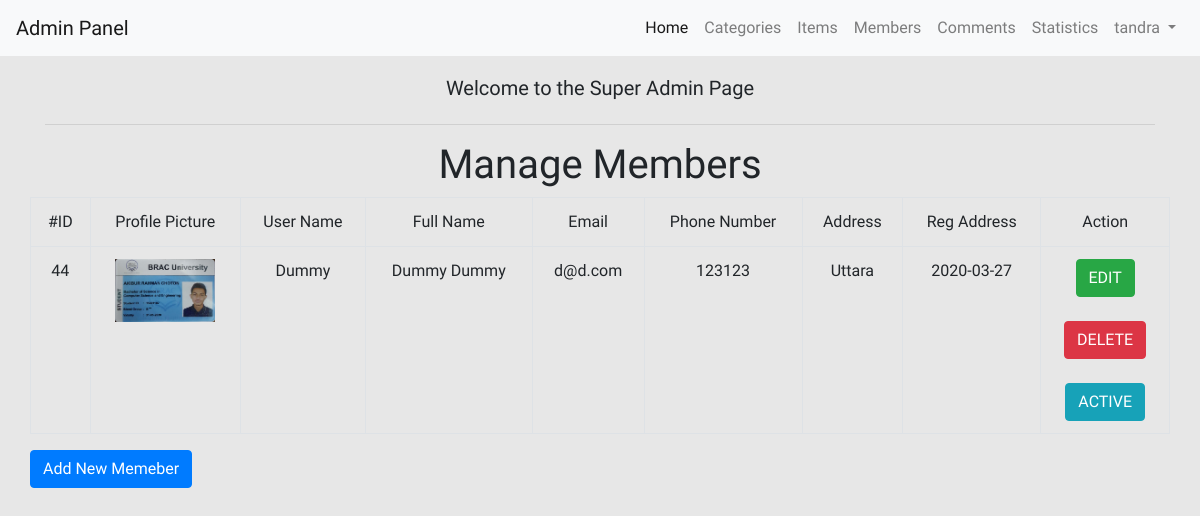
/admin/members.php?do=manage&page=pending (signed in), run on the app's committed database.
### tables this page shows
CREATE TABLE `users` (
  `UserID` int(11) NOT NULL COMMENT 'Define User ID ',
  `Username` varchar(255) NOT NULL COMMENT 'To identify the user',
  `Password` varchar(255) NOT NULL COMMENT 'User Password',
  `FullName` varchar(255) NOT NULL COMMENT 'User''s Fullname',
  `Email` varchar(255) NOT NULL COMMENT 'User''s Email',
  `PhoneNumber` int(11) NOT NULL,
  `PAddress` varchar(255) NOT NULL,
  `RegStatus` int(11) NOT NULL COMMENT 'Registration status',
  `GroupID` int(11) NOT NULL COMMENT 'Group of Users',
  `Date` date NOT NULL COMMENT 'Date',
  `Avatar` varchar(255) NOT NULL
);

### admin/members.php (the view, shortened to what this page needs)
<?php
    if (isset($_SESSION['Username'])) {
        include 'init.php';
        $do = isset($_GET['do']) ? $_GET['do'] : 'manage';
        if ($do == 'manage') {
            echo "<h5 class='text-center'>Welcome to the Super Admin Page</h5>";
            $query = '';
            if(isset($_GET['page']) && $_GET['page'] == 'pending'){
                $query = 'AND RegStatus = 0';
            }
            $query1 = "SELECT * FROM users WHERE GroupID != 1 $query ORDER BY UserID";
            $stmt  = $connection->prepare($query1);
            $stmt->execute();
            $rows = $stmt->fetchAll();
            if(!empty($rows)){ ?>
                <div class="container">
                    <div class="row">
                        <div class="col-lg">
                            <hr>
                            <h1 class="text-center">Manage Members </h1>
                        </div>
                        <div class="table-responsive">
                            <table class="table table-bordered text-center">
                                <tr>
                                    <td>#ID</td>
                                    <td>Profile Picture</td>
                                    <td>User Name</td>
                                    <td>Full Name</td>
                                    <td>Email</td>
                                    <td>Phone Number</td>
                                    <td>Address</td>
                                    <td>Reg Address</td>
                                    <td>Action</td>
                                </tr>
                                <?php
                                    foreach ($rows as $row) {
                                        $src = 'layout/images/avatar/'. $row['Avatar'];
                                        echo "<tr>";
                                            echo "<td>" . $row['UserID'] . "</td>";
                                            echo "<td><img src='{$src}' width='100px'></td>";
                                            echo "<td>" . $row['Username'] . "</td>";
                                            echo "<td>" . $row['FullName'] . "</td>";
                                            echo "<td>" . $row['Email'] . "</td>";
                                            echo "<td>" . $row['PhoneNumber'] . "</td>";
                                            echo "<td>" . $row['PAddress'] . "</td>";
                                            echo "<td>" . $row['Date'] . "</td>";
                                            echo "<td>
                                            <a href='members.php?do=edit&userid={$row['UserID']}' class='btn btn-success'>EDIT</a>
                                            </br></br>
                                            <a href='members.php?do=delete&userid={$row['UserID']}' class='btn btn-danger'>DELETE</a></br></br>";
                                            if($row['RegStatus'] == 0){
                                                echo "<a href='members.php?do=active&userid={$row['UserID']}' class='btn btn-info'>ACTIVE</a>";
                                            }
                                            echo "</td>";
                                        echo "</tr>";
                                    }
                                ?>
                            </table>
                        </div>
                        <?php echo '<a href="members.php?do=add"><button type="submit" class="btn btn-primary">Add New Memeber</button></a>';?>
                    </div>
                </div>
<?php
            }
?>
        <?php
        } else if ($do == 'add') {
        ?>
            <section>
                <div class="container">
                    <div class="row">
                        <div class="col-lg-12">
                            <h1 class="text-center">Add New Member</h1>
                        </div>
                        <div class="col-lg-6 offset-lg-3">
                            <form action="?do=insert" method="POST" enctype="multipart/form-data">
                                <div class="form-group">
                                    <input type="text" name="username" class="form-control" placeholder="Username"  required="required">
                                </div>
                                <div class="form-group">
                                    <input type="password" name="password" class="form-control" placeholder="Password"  required="required">
                                </div>
                                <div class="form-group">
                                    <input type="text" name="fullname" class="form-control" placeholder="Full Name"  required="required">
                                </div>
                                <div class="form-group">
                                    <input type="email" name="email" class="form-control" placeholder="Email Address" required="required" >
                                </div>
                                <div class="form-group">
                                    <input type="text" name="phone" class="form-control" placeholder="Phone Number" required="required" >
                                </div>
                                <div class="form-group">
                                    <input type="text" name="address" class="form-control" placeholder="Address"  required="required">
                                </div>
                                <div class="form-group">
                                    <input type="file" name="avatar" class="form-control" required="required">
                                </div>
                                <div class="form-group">
                                    <input type="submit" value="Register" class="btn btn-primary">
                                </div>
                            </form>
                        </div>
                    </div>
                </div>
            </section>
        <?php
        } else if ($do == 'insert') {
            if( $_SERVER['REQUEST_METHOD'] == 'POST' ){
                echo '<h1 class="text-center">Welcome New Member</h1>';
                echo '<div class="container">';
                    $avatar     = $_FILES['avatar'];
                    $avatarName = $_FILES['avatar']['name'];
                    $avatarSize = $_FILES['avatar']['size'];
                    $avatarTemp = $_FILES['avatar']['tmp_name'];
                    $avatarType = $_FILES['avatar']['type'];
                    $avatarAllowedExt = array("jpg", "jpeg", "png", "gif");
                    $exploaded = explode('.', $avatarName);
                    $avatarExtension  = strtolower(end($exploaded));
                    $user       = $_POST['username'] ;
                    $pass       = $_POST['password'] ;
                    $fullname   = $_POST['fullname'] ;
                    $email      = $_POST['email']    ;
                    $phone      = $_POST['phone']    ;
                    $address    = $_POST['address']  ;
                    $hashedPass = sha1($pass);
                    $formErrors   = array();
                    if(strlen($user)  < 4){
                        $formErrors[] = '<div class="alert alert-danger">Username cannot be less than 4 letters.</div>';
                    }
                    if(strlen($user)  > 15){
                        $formErrors[] = '<div class="alert alert-danger">Username cannot be bigger than 15 letters.</div>';
                    }
                    if(empty($pass)){
                        $formErrors[] = '<div class="alert alert-danger">Password cannot be empty.</div>';
                    }
                    if(empty($fullname)){
                        $formErrors[] = '<div class="alert alert-danger">Fullname cannot be empty.</div>';
                    }
                    if(empty($email)){
                        $formErrors[] = '<div class="alert alert-danger">Email cannot be empty.</div>';
                    }
                    if(empty($phone)){
                        $formErrors[] = '<div class="alert alert-danger">Phone Number cannot be empty.</div>';
                    }
                    if(empty($address)){
                        $formErrors[] = '<div class="alert alert-danger">Address cannot be empty.</div>';
                    }
                    if(!empty($avatarName) && !in_array($avatarExtension, $avatarAllowedExt)){
                        $formErrors[] = '<div class="alert alert-danger">Picture type is not proper, Please use JPG, JPEG , PNG or GIF format.</div>';
                    }
                    if(empty($avatarName)){
                        $formErrors[] = '<div class="alert alert-danger">Please Upload Your Profile Picture</div>';
                    }
                    if(!empty($avatarSize) > 4194304){
                        $formErrors[] = '<div class="alert alert-danger">Picture is too large(more than <strong>4 MB</strong>)</div>';
                    }
                    foreach( $formErrors as $error ){
                        echo '<div class = "alert alert-danger">' . $error . '</div>';
                    }
                    if(empty($formErrors)){
                        $avatar = rand(0, 1000000). '_' . $avatarName;
                        $uploadDirection = 'layout/images/avatar/';
                        move_uploaded_file($avatarTemp, "$uploadDirection/$avatar");
                        $checkCurrentUser = checkItem("Username", "users", $user);
                        if($checkCurrentUser == 1){
                            $message = '<div class="alert alert-danger">Sorry! User already exists.</div>';
                            redirectHome($message, 'back', 5);
                        }else{
                            $stmt = $connection->prepare("INSERT INTO users(Username, Password, FullName, Email, PhoneNumber, PAddress,  RegStatus, Date, Avatar) VALUES(:zuser, :zpass, :zname, :zemail, :zphone, :zaddress, 0, now(), :zavatar )");
                            $stmt -> execute(array(
                                'zuser'     => $user,
                                'zpass'     => $hashedPass,
                                'zname'     => $fullname,
                                'zemail'    => $email,
                                'zphone'    => $phone,
                                'zaddress'  => $address,
                                'zavatar'  => $avatar
                            ));
                            $message = '<div class="alert alert-success">' . $stmt->rowCount() . ' user has been added.</div>';
                            redirectHome($message, 'back', 7);
                        }
                    }else{
                        echo "<div class='container'>";
                            $message = '<div class="alert alert-danger">Sorry, You cannot browse this page.</div>';
                            echo $message;
                        echo "</div>";
                    }
                echo '</div>';
            }
        }
        include $tpl . 'footer.php';
    }else{
        header('Location: index.php');
        exit();
    }
?>

### admin/layout/css/backend.css (style rules this page uses)
* { padding: 0; margin: 0; }
body { font-family: "Spartan", sans-serif; background-color: #e7e7e7; min-height: 100vh; }
a { color: #919aa3; }

### data on the page
users: UserID "44", Avatar (picture), Username "Dummy", FullName "Dummy Dummy", Email "d@d.com", PhoneNumber "123123", PAddress "Uttara", Date "2020-03-27"

### other printed values
lang('HOME_ADMIN') "Admin Panel"
lang('CATEGORIES') "Categories"
lang('ITEMS') "Items"
lang('MEMBERS') "Members"
lang('COMMENTS') "Comments"
lang('STATISTICS') "Statistics"
$_SESSION['Username'] "tandra"
